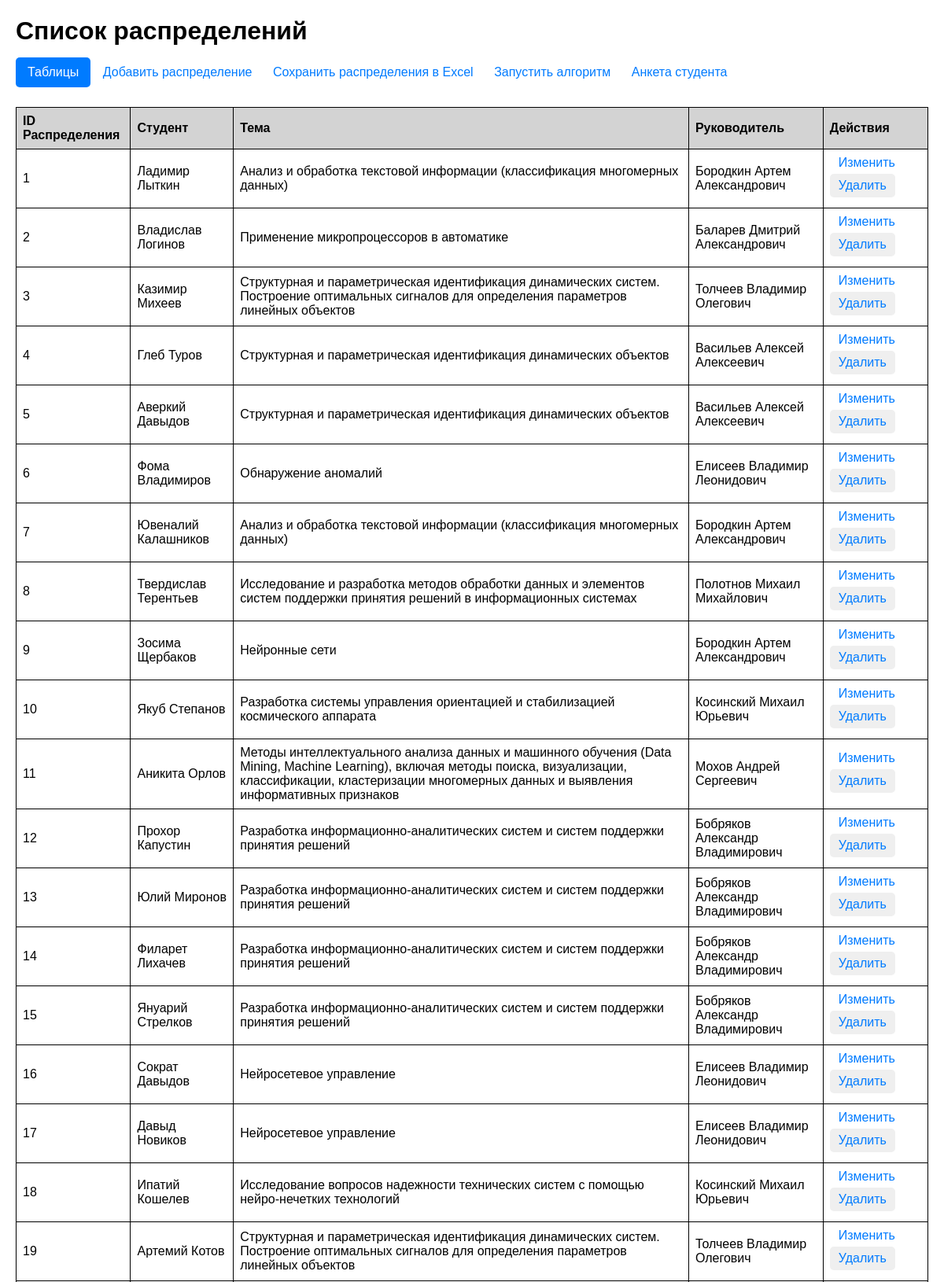
The page / (upper part) on the database its author committed.
### models.py (models this page shows)
class Distribution(Base):
    __tablename__ = 'distributions'
    distribution_id = Column(Integer, primary_key=True)
    student_id = Column(Integer, ForeignKey('students.student_id'), nullable=False)
    theme_id = Column(Integer, ForeignKey('themes.theme_id'), nullable=False)
    adviser_id = Column(Integer, ForeignKey('advisers.adviser_id'), nullable=False)
    interest_level = Column(Integer)
    student = relationship("Student", back_populates="distributions")
    theme = relationship("Theme", back_populates="distributions")
    adviser = relationship("Adviser", back_populates="distributions")

class Student(Base):
    __tablename__ = 'students'
    student_id = Column(Integer, primary_key=True)
    firstname = Column(String, nullable=False)
    lastname = Column(String, nullable=False)
    patronymic = Column(String, nullable=False)
    group_student = Column(String, nullable=False)
    grades = relationship("StudentSubjectGrade", back_populates="student")
    interests = relationship("StudentThemeInterest", back_populates="student")
    distributions = relationship("Distribution", back_populates="student")

class Theme(Base):
    __tablename__ = 'themes'
    theme_id = Column(Integer, primary_key=True)
    theme_name = Column(String, nullable=False)
    subject_importances = relationship("ThemeSubjectImportance", back_populates="theme")
    student_theme_interests = relationship("StudentThemeInterest", back_populates="theme")
    adviser_themes = relationship("AdviserTheme", back_populates="theme")
    distributions = relationship("Distribution", back_populates="theme")

class Adviser(Base):
    __tablename__ = 'advisers'
    adviser_id = Column(Integer, primary_key=True)
    firstname = Column(String, nullable=False)
    lastname = Column(String, nullable=False)
    patronymic = Column(String, nullable=False)
    number_of_places = Column(Integer, nullable=False)
    adviser_themes = relationship("AdviserTheme", back_populates="adviser")
    distributions = relationship("Distribution", back_populates="adviser")

### app.py (the view)
@app.route('/')
def index():
    with Session() as session:
        distributions = (session.query(Distribution).options(
            joinedload(Distribution.student),
            joinedload(Distribution.adviser),
            joinedload(Distribution.theme)).all()
        )
    return render_template('index.html', distributions=distributions)

### templates/index.html (shortened to what this page needs)
<!DOCTYPE html>
<html lang="en">
<head>
</head>
<body>
    <h1>Список распределений</h1>
        {% include 'dropdown_tables.html' %}
    <a href="{{ url_for('add_distribution') }}">Добавить распределение</a>
    <a href="{{ url_for('save') }}"> Сохранить распределения в Excel</a>
    <a href="{{url_for('run_main')}}">Запустить алгоритм</a>
    <a href="{{url_for('form_student')}}">Анкета студента </a>
    <table>
        <tr>
            <th>ID Распределения</th>
            <th>Студент</th>
            <th>Тема</th>
            <th>Руководитель</th>
            <th>Действия</th>
        </tr>
        {% for distribution in distributions %}
        <tr>
            <td>{{ distribution.distribution_id }}</td>
            <td>{{ distribution.student.firstname }} {{ distribution.student.lastname }}</td>
            <td>{{ distribution.theme.theme_name }}</td>
            <td>{{ distribution.adviser.firstname }} {{ distribution.adviser.lastname }} {{ distribution.adviser.patronymic }}</td>
            <td>
                <a href="{{ url_for('update_distribution', distribution_id=distribution.distribution_id) }}">Изменить</a>
                <button onclick="showDeleteConfirmationDistribution({{ distribution.distribution_id }}, '{{ distribution.student_id }}', '{{ distribution.theme_id }}', '{{ distribution.adviser_id }}')">Удалить</button>
            </td>
        </tr>
        {% endfor %}
    </table>
</body>
</html>

### templates/index.html (style rules this page uses)
body { font-family: Arial, sans-serif; margin: 20px; }
table { width: 100%; border-collapse: collapse; margin-top: 20px; }
th, td { border: 1px solid ; padding: 8px; text-align: left; }
th { background-color: lightgray; }
a,button { font-size: 16px; padding: 5px 10px; text-decoration: none; color: #007bff; border: 1px solid transparent; border-radius: 5px; transition: background-color 0.3s; margin-bottom: 5px; margin-top: 5px; }
h1 { margin-bottom: 10px; }

### rows shown on the page
Distribution: distribution_id "1", student.firstname "Ладимир", student.lastname "Лыткин", theme.theme_name "Анализ и обработка текстовой информации (классификация многомерных данных)", adviser.firstname "Бородкин", adviser.lastname "Артем", adviser.patronymic "Александрович"
Distribution: distribution_id "2", student.firstname "Владислав", student.lastname "Логинов", theme.theme_name "Применение микропроцессоров в автоматике", adviser.firstname "Баларев", adviser.lastname "Дмитрий", adviser.patronymic "Александрович"
Distribution: distribution_id "3", student.firstname "Казимир", student.lastname "Михеев", theme.theme_name "Структурная и параметрическая идентификация динамических систем. Построение оптимальных сигналов для определения параметров линейных объектов", adviser.firstname "Толчеев", adviser.lastname "Владимир", adviser.patronymic "Олегович"
Distribution: distribution_id "4", student.firstname "Глеб", student.lastname "Туров", theme.theme_name "Структурная и параметрическая идентификация динамических объектов", adviser.firstname "Васильев", adviser.lastname "Алексей", adviser.patronymic "Алексеевич"
Distribution: distribution_id "5", student.firstname "Аверкий", student.lastname "Давыдов", theme.theme_name "Структурная и параметрическая идентификация динамических объектов", adviser.firstname "Васильев", adviser.lastname "Алексей", adviser.patronymic "Алексеевич"
Distribution: distribution_id "6", student.firstname "Фома", student.lastname "Владимиров", theme.theme_name "Обнаружение аномалий", adviser.firstname "Елисеев", adviser.lastname "Владимир", adviser.patronymic "Леонидович"
Distribution: distribution_id "7", student.firstname "Ювеналий", student.lastname "Калашников", theme.theme_name "Анализ и обработка текстовой информации (классификация многомерных данных)", adviser.firstname "Бородкин", adviser.lastname "Артем", adviser.patronymic "Александрович"
Distribution: distribution_id "8", student.firstname "Твердислав", student.lastname "Терентьев", theme.theme_name "Исследование и разработка методов обработки данных и элементов систем поддержки принятия решений в информационных системах", adviser.firstname "Полотнов", adviser.lastname "Михаил", adviser.patronymic "Михайлович"
Distribution: distribution_id "9", student.firstname "Зосима", student.lastname "Щербаков", theme.theme_name "Нейронные сети", adviser.firstname "Бородкин", adviser.lastname "Артем", adviser.patronymic "Александрович"
Distribution: distribution_id "10", student.firstname "Якуб", student.lastname "Степанов", theme.theme_name "Разработка системы управления ориентацией и стабилизацией космического аппарата", adviser.firstname "Косинский", adviser.lastname "Михаил", adviser.patronymic "Юрьевич"
Distribution: distribution_id "11", student.firstname "Аникита", student.lastname "Орлов", theme.theme_name "Методы интеллектуального анализа данных и машинного обучения (Data Mining, Machine Learning), включая методы поиска, визуализации, классификации, кластеризации многомерных данных и выявления информативных признаков", adviser.firstname "Мохов", adviser.lastname "Андрей", adviser.patronymic "Сергеевич"
Distribution: distribution_id "12", student.firstname "Прохор", student.lastname "Капустин", theme.theme_name "Разработка информационно-аналитических систем и систем поддержки принятия решений", adviser.firstname "Бобряков", adviser.lastname "Александр", adviser.patronymic "Владимирович"
Distribution: distribution_id "13", student.firstname "Юлий", student.lastname "Миронов", theme.theme_name "Разработка информационно-аналитических систем и систем поддержки принятия решений", adviser.firstname "Бобряков", adviser.lastname "Александр", adviser.patronymic "Владимирович"
Distribution: distribution_id "14", student.firstname "Филарет", student.lastname "Лихачев", theme.theme_name "Разработка информационно-аналитических систем и систем поддержки принятия решений", adviser.firstname "Бобряков", adviser.lastname "Александр", adviser.patronymic "Владимирович"
Distribution: distribution_id "15", student.firstname "Януарий", student.lastname "Стрелков", theme.theme_name "Разработка информационно-аналитических систем и систем поддержки принятия решений", adviser.firstname "Бобряков", adviser.lastname "Александр", adviser.patronymic "Владимирович"
Distribution: distribution_id "16", student.firstname "Сократ", student.lastname "Давыдов", theme.theme_name "Нейросетевое управление", adviser.firstname "Елисеев", adviser.lastname "Владимир", adviser.patronymic "Леонидович"
Distribution: distribution_id "17", student.firstname "Давыд", student.lastname "Новиков", theme.theme_name "Нейросетевое управление", adviser.firstname "Елисеев", adviser.lastname "Владимир", adviser.patronymic "Леонидович"
Distribution: distribution_id "18", student.firstname "Ипатий", student.lastname "Кошелев", theme.theme_name "Исследование вопросов надежности технических систем с помощью нейро-нечетких технологий", adviser.firstname "Косинский", adviser.lastname "Михаил", adviser.patronymic "Юрьевич"
Distribution: distribution_id "19", student.firstname "Артемий", student.lastname "Котов", theme.theme_name "Структурная и параметрическая идентификация динамических систем. Построение оптимальных сигналов для определения параметров линейных объектов", adviser.firstname "Толчеев", adviser.lastname "Владимир", adviser.patronymic "Олегович"
